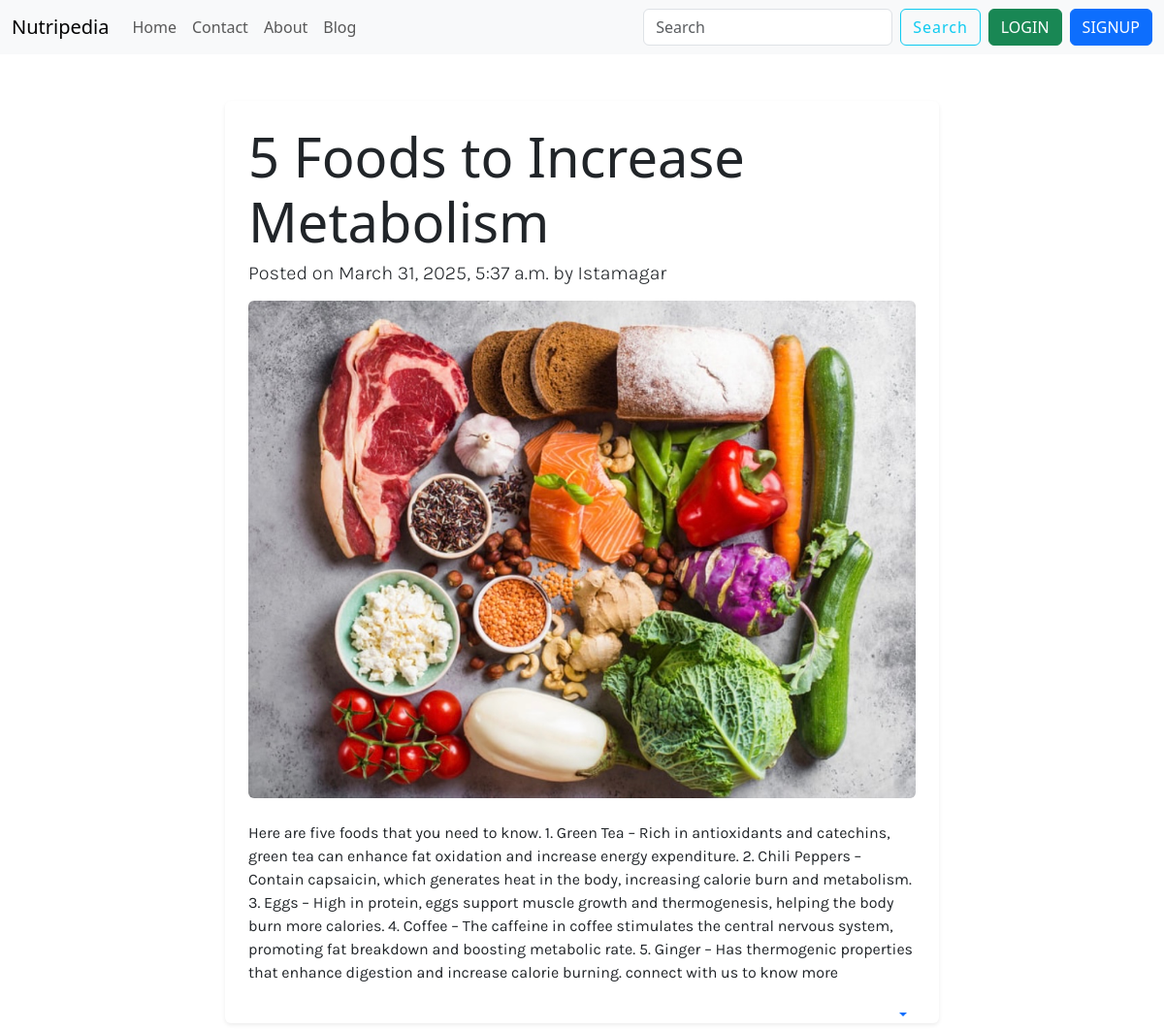
The app's page /readmore/39 with its own data.
### meroapp/models.py (models this page shows, shortened)
class ApprovedPost(models.Model):
    title = models.CharField(max_length=100)
    image = models.ImageField(upload_to='images/')  # 'images/' is the folder where images will be stored
    date = models.DateTimeField(auto_now_add=True)
    description =models.TextField()
    postby= models.CharField(max_length=500,default='')

### meroapp/views.py (the view)
# urls.py: path('readmore/<int:id>', views.readmore, name='readmore'),
def readmore(request,id):
    approvedpost=ApprovedPost.objects.get(id=id)
    return render(request,'readmore.html',{'approvedpost':approvedpost})

### templates/readmore.html (shortened to what this page needs)
{% extends "base.html" %}
{% load static %}
{% block content %}
{% include 'navbar.html' %}
<div class="container">
  <div class="row">
    <div class="col-md-8 offset-md-2">
     <article class="blog-post mt-5 p-4 bg-white rounded shadow-sm">
  <h1 class="display-4">{{ approvedpost.title }}</h1>
  <p class="lead">Posted on {{ approvedpost.date }} by {{ approvedpost.postby}}</p>
  <img src="{{ approvedpost.image.url }}" class="img-fluid rounded" alt="{{ approvedpost.title }}">
  <p class="mt-4">{{ approvedpost.description }}</p>
  <div class="dropdown d-inline-block float-end">
    <button class="btn btn-sm btn-link dropdown-toggle" type="button" id="postActionsDropdown" data-bs-toggle="dropdown" aria-expanded="false">
    </button>
  </div>
</article>
    </div>
  </div>
</div>
{% endblock %}

### static/style.css (style rules this page uses)
* { margin: 0; padding: 0; box-sizing: border-box; }
h1 { font-size: 6.5 vw; }
p { font-size: 1rem; font-family: 'Karla', sans-serif; line-height: 1.5rem; }
button { background: #6CAA7F; border-style: none; padding: 0.7rem; font-size: 0.9rem; font-weight: 700; letter-spacing: 1px; color: #fff; }
body { font-family: 'Montserrat', sans-serif; }

### records on screen
ApprovedPost: title "5 Foods to Increase Metabolism", date "March 31, 2025, 5:37 a.m.", postby "Istamagar", image (picture), description "Here are five foods that you need to know. 1. Green Tea – Rich in antioxidants and catechins, green tea can enhance fat oxidation and increase energy expenditure. 2. Chili Peppers – Contain capsaicin, which generates heat in the body, increasing calorie burn and metabolism. 3. Eggs – High in protein, eggs support muscle growth and thermogenesis, helping the body burn more calories. 4. Coffee – The caffeine in coffee stimulates the central nervous system, promoting fat breakdown and boosting metabolic rate. 5. Ginger – Has thermogenic properties that enhance digestion and increase calorie burning. connect with us to know more"
